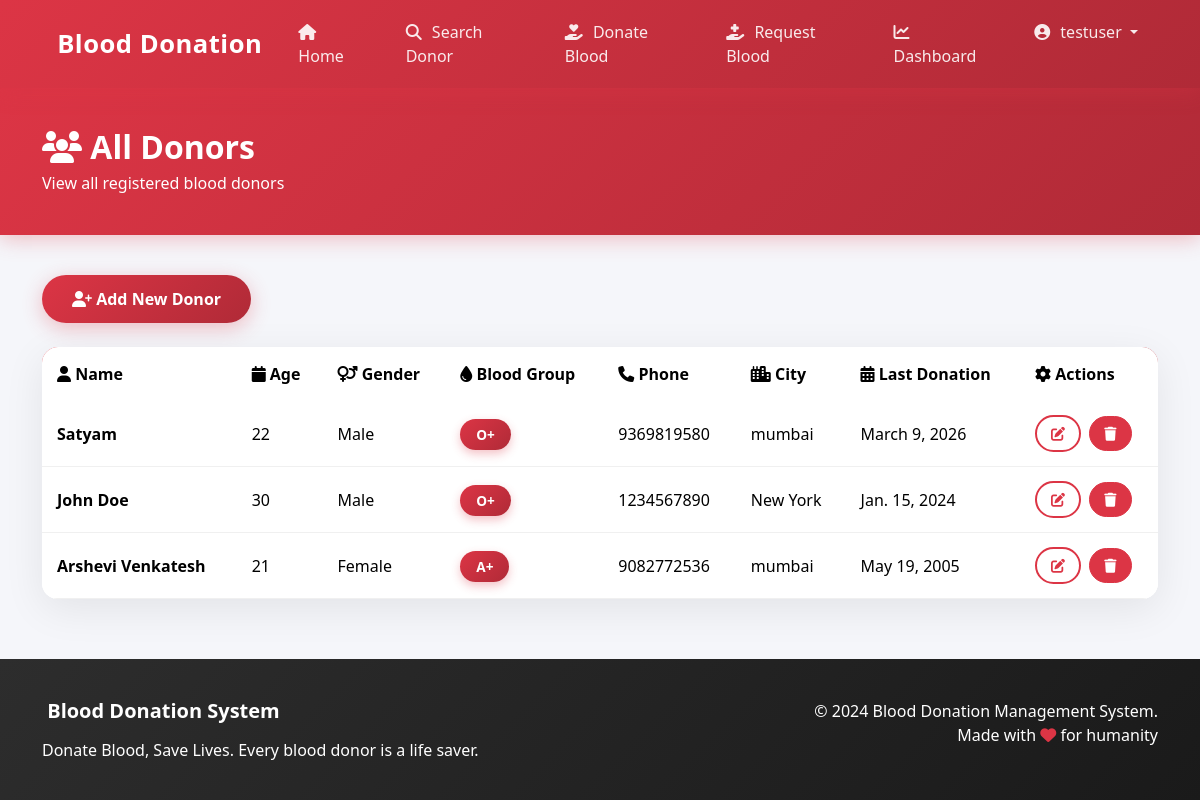
/donors/ (signed in), run on the app's committed database.
### mainapp/models.py (models this page shows, shortened)
class Donor(models.Model):
    user = models.ForeignKey(User, on_delete=models.CASCADE)
    name = models.CharField(max_length=100)
    age = models.IntegerField()
    gender = models.CharField(max_length=10, choices=[
        ('Male', 'Male'),
        ('Female', 'Female'),
        ('Other', 'Other')
    ])
    blood_group = models.CharField(max_length=5, choices=[
        ('A+', 'A+'),
        ('A-', 'A-'),
        ('B+', 'B+'),
        ('B-', 'B-'),
        ('O+', 'O+'),
        ('O-', 'O-'),
        ('AB+', 'AB+'),
        ('AB-', 'AB-'),
    ])
    phone = models.CharField(max_length=15)
    city = models.CharField(max_length=100)
    last_donation = models.DateField(null=True, blank=True)
    created_at = models.DateTimeField(auto_now_add=True)
    updated_at = models.DateTimeField(auto_now=True)
    class Meta:
        ordering = ['-created_at']

### mainapp/views.py (the view)
# urls.py: path('donors/', views.donor_list, name='donor_list'),
@login_required
def donor_list(request):
    donors = Donor.objects.all().order_by('-created_at')
    return render(request, 'donor_list.html', {'donors': donors})

### templates/donor_list.html (shortened to what this page needs)
{% extends 'base.html' %}
{% block content %}
<div class="page-header">
    <div class="container">
        <h2><i class="fas fa-users"></i> All Donors</h2>
        <p class="mb-0">View all registered blood donors</p>
    </div>
</div>
<div class="container">
    <div class="row mb-4">
        <div class="col-12">
            <a href="{% url 'add_donor' %}" class="btn btn-blood">
                <i class="fas fa-user-plus"></i> Add New Donor
            </a>
        </div>
    </div>
    <div class="card">
        <div class="card-body p-0">
            {% if donors %}
            <div class="table-responsive">
                <table class="table table-hover mb-0">
                    <thead>
                        <tr>
                            <th><i class="fas fa-user"></i> Name</th>
                            <th><i class="fas fa-calendar"></i> Age</th>
                            <th><i class="fas fa-venus-mars"></i> Gender</th>
                            <th><i class="fas fa-tint"></i> Blood Group</th>
                            <th><i class="fas fa-phone"></i> Phone</th>
                            <th><i class="fas fa-city"></i> City</th>
                            <th><i class="fas fa-calendar-alt"></i> Last Donation</th>
                            <th><i class="fas fa-cog"></i> Actions</th>
                        </tr>
                    </thead>
                    <tbody>
                        {% for donor in donors %}
                        <tr>
                            <td class="fw-bold">{{ donor.name }}</td>
                            <td>{{ donor.age }}</td>
                            <td>{{ donor.gender }}</td>
                            <td><span class="blood-type-badge">{{ donor.blood_group }}</span></td>
                            <td>{{ donor.phone }}</td>
                            <td>{{ donor.city }}</td>
                            <td>{{ donor.last_donation|default:"N/A" }}</td>
                            <td>
                                <a href="{% url 'edit_donor' donor.id %}" class="btn btn-sm btn-outline-blood me-1">
                                    <i class="fas fa-edit"></i>
                                </a>
                                <a href="{% url 'delete_donor' donor.id %}" class="btn btn-sm btn-danger text-white" onclick="return confirm('Are you sure you want to delete this donor?')">
                                    <i class="fas fa-trash"></i>
                                </a>
                            </td>
                        </tr>
                        {% endfor %}
                    </tbody>
                </table>
            </div>
            {% endif %}
        </div>
    </div>
</div>
{% endblock %}

### templates/base.html (shortened to what this page needs)
<!DOCTYPE html>
<html lang="en">
<head>
    <link href="https://cdn.jsdelivr.net/npm/bootstrap@5.3.2/dist/css/bootstrap.min.css" rel="stylesheet">
    <link rel="stylesheet" href="https://cdnjs.cloudflare.com/ajax/libs/font-awesome/6.4.2/css/all.min.css">
</head>
<body>
    <nav class="navbar navbar-expand-lg navbar-dark sticky-top">
        <div class="container">
            <a class="navbar-brand" href="{% url 'home' %}">
                 Blood Donation
            </a>
            <div class="collapse navbar-collapse" id="navbarNav">
                <ul class="navbar-nav ms-auto">
                    <li class="nav-item">
                        <a class="nav-link" href="{% url 'home' %}">
                            <i class="fas fa-home"></i> Home
                        </a>
                    </li>
                    <li class="nav-item">
                        <a class="nav-link" href="{% url 'search' %}">
                            <i class="fas fa-search"></i> Search Donor
                        </a>
                    </li>
                    {% if user.is_authenticated %}
                    <li class="nav-item">
                        <a class="nav-link" href="{% url 'add_donor' %}">
                            <i class="fas fa-hand-holding-heart"></i> Donate Blood
                        </a>
                    </li>
                    <li class="nav-item">
                        <a class="nav-link" href="{% url 'request_blood' %}">
                            <i class="fas fa-hand-holding-medical"></i> Request Blood
                        </a>
                    </li>
                    <li class="nav-item">
                        <a class="nav-link" href="{% url 'dashboard' %}">
                            <i class="fas fa-chart-line"></i> Dashboard
                        </a>
                    </li>
                    <li class="nav-item dropdown">
                        <a class="nav-link dropdown-toggle" href="#" id="navbarDropdown" role="button" data-bs-toggle="dropdown">
                            <i class="fas fa-user-circle"></i> {{ user.username }}
                        </a>
                    </li>
                    {% endif %}
                </ul>
            </div>
        </div>
    </nav>
    {% block content %}{% endblock %}
    <footer class="footer">
        <div class="container">
            <div class="row">
                <div class="col-md-6">
                    <h5> Blood Donation System</h5>
                    <p class="mb-0">Donate Blood, Save Lives. Every blood donor is a life saver.</p>
                </div>
                <div class="col-md-6 text-md-end">
                    <p class="mb-0">&copy; 2024 Blood Donation Management System.</p>
                    <p class="mb-0">Made with <i class="fas fa-heart" style="color: var(--blood-red);"></i> for humanity</p>
                </div>
            </div>
        </div>
    </footer>
</body>
</html>

### templates/base.html (style rules this page uses)
:root { --blood-red: #dc3545; --blood-red-dark: #b02a37; --blood-red-light: #e4606d; --blood-red-pale: #fadbd8; }
* { margin: 0; padding: 0; box-sizing: border-box; }
body { font-family: 'Segoe UI', Tahoma, Geneva, Verdana, sans-serif; background-color: #f5f6fa; min-height: 100vh; }
.navbar { background: linear-gradient(135deg, var(--blood-red) 0%, var(--blood-red-dark) 100%) !important; padding: 12px 0; box-shadow: 0 4px 20px rgba(220, 53, 69, 0.3); }
.navbar-brand { font-weight: 700; font-size: 1.6rem; color: white !important; letter-spacing: 0.5px; }
.nav-link { color: rgba(255,255,255,0.9) !important; font-weight: 500; padding: 8px 16px !important; border-radius: 25px; transition: all 0.3s ease; margin: 0 4px; }
.nav-link i { margin-right: 6px; }
.card { border: none; border-radius: 16px; box-shadow: 0 10px 40px rgba(0,0,0,0.08); transition: all 0.3s ease; overflow: hidden; }
.card-body { padding: 24px; }
.blood-type-badge { background: linear-gradient(135deg, var(--blood-red) 0%, var(--blood-red-dark) 100%); color: white; padding: 6px 16px; border-radius: 25px; font-weight: 700; font-size: 0.85rem; box-shadow: 0 4px 10px rgba(220, 53, 69, 0.3); }
.btn-blood { background: linear-gradient(135deg, var(--blood-red) 0%, var(--blood-red-dark) 100%); color: white; border: none; padding: 12px 30px; border-radius: 30px; font-weight: 600; transition: all 0.3s ease; box-shadow: 0 5px 20px rgba(220, 53, 69, 0.3); }
.btn-outline-blood { border: 2px solid var(--blood-red); color: var(--blood-red); background: transparent; padding: 10px 25px; border-radius: 30px; font-weight: 600; transition: all 0.3s ease; }
.table { border-radius: 12px; overflow: hidden; background: white; }
.table thead { background: linear-gradient(135deg, var(--blood-red) 0%, var(--blood-red-dark) 100%); color: white; }
.table th { font-weight: 600; padding: 15px; border: none; }
.table td { padding: 14px 15px; vertical-align: middle; border-color: #f0f0f0; }
.table tbody tr { transition: all 0.3s ease; }
.page-header { background: linear-gradient(135deg, var(--blood-red) 0%, var(--blood-red-dark) 100%); color: white; padding: 40px 0; margin-bottom: 40px; box-shadow: 0 4px 20px rgba(220, 53, 69, 0.3); }
.page-header h2 { font-weight: 700; margin-bottom: 5px; }
.footer { background: linear-gradient(135deg, #2d2d2d 0%, #1a1a1a 100%); color: white; padding: 40px 0; margin-top: 60px; }
.footer h5 { font-weight: 700; margin-bottom: 15px; }
.btn-sm { border-radius: 20px; padding: 6px 14px; font-weight: 600; }

### data on the page
Donor: name "Satyam", age "22", gender "Male", blood_group "O+", phone "9369819580", city "mumbai", last_donation "March 9, 2026"
Donor: name "John Doe", age "30", gender "Male", blood_group "O+", phone "1234567890", city "New York", last_donation "Jan. 15, 2024"
Donor: name "Arshevi Venkatesh", age "21", gender "Female", blood_group "A+", phone "9082772536", city "mumbai", last_donation "May 19, 2005"

### other printed values
{{ user.username }} "testuser"
